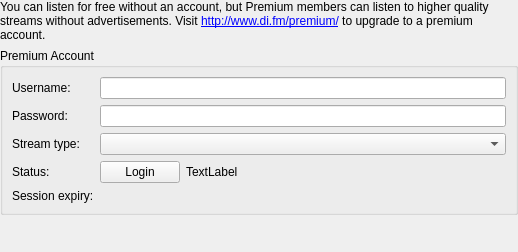
<?xml version="1.0" encoding="UTF-8"?>
<ui version="4.0">
 <class>DigitallyImportedSettings</class>
 <widget class="QWidget" name="DigitallyImportedSettings">
  <property name="geometry">
   <rect>
    <x>0</x>
    <y>0</y>
    <width>518</width>
    <height>252</height>
   </rect>
  </property>
  <property name="windowTitle">
   <string>Form</string>
  </property>
  <layout class="QVBoxLayout" name="verticalLayout">
   <property name="leftMargin">
    <number>0</number>
   </property>
   <property name="topMargin">
    <number>0</number>
   </property>
   <property name="rightMargin">
    <number>0</number>
   </property>
   <property name="bottomMargin">
    <number>0</number>
   </property>
   <item>
    <widget class="QLabel" name="label">
     <property name="text">
      <string>You can listen for free without an account, but Premium members can listen to higher quality streams without advertisements. Visit &lt;a href=&quot;http://www.di.fm/premium/&quot;&gt;http://www.di.fm/premium/&lt;/a&gt; to upgrade to a premium account.</string>
     </property>
     <property name="wordWrap">
      <bool>true</bool>
     </property>
     <property name="openExternalLinks">
      <bool>true</bool>
     </property>
    </widget>
   </item>
   <item>
    <widget class="QGroupBox" name="groupBox">
     <property name="title">
      <string>Premium Account</string>
     </property>
     <layout class="QFormLayout" name="formLayout">
      <item row="0" column="0">
       <widget class="BuddyLabel" name="label_2">
        <property name="text">
         <string>Username:</string>
        </property>
        <property name="buddy">
         <cstring>user</cstring>
        </property>
       </widget>
      </item>
      <item row="0" column="1">
       <widget class="LineEdit" name="user"/>
      </item>
      <item row="1" column="0">
       <widget class="BuddyLabel" name="label_3">
        <property name="text">
         <string>Password:</string>
        </property>
        <property name="buddy">
         <cstring>pass</cstring>
        </property>
       </widget>
      </item>
      <item row="1" column="1">
       <widget class="LineEdit" name="pass">
        <property name="echoMode">
         <enum>QLineEdit::Password</enum>
        </property>
       </widget>
      </item>
      <item row="2" column="0">
       <widget class="BuddyLabel" name="label_4">
        <property name="text">
         <string>Stream type:</string>
        </property>
        <property name="buddy">
         <cstring>audio</cstring>
        </property>
       </widget>
      </item>
      <item row="2" column="1">
       <widget class="QComboBox" name="audio"/>
      </item>
      <item row="3" column="0">
       <widget class="BuddyLabel" name="label_5">
        <property name="text">
         <string>Status:</string>
        </property>
        <property name="buddy">
         <cstring>loginButton</cstring>
        </property>
       </widget>
      </item>
      <item row="3" column="1">
       <layout class="QHBoxLayout" name="horizontalLayout">
        <item>
         <widget class="QPushButton" name="loginButton">
          <property name="sizePolicy">
           <sizepolicy hsizetype="Preferred" vsizetype="Fixed">
            <horstretch>0</horstretch>
            <verstretch>0</verstretch>
           </sizepolicy>
          </property>
          <property name="text">
           <string>Login</string>
          </property>
         </widget>
        </item>
        <item>
         <widget class="QLabel" name="loginStatusLabel">
          <property name="sizePolicy">
           <sizepolicy hsizetype="MinimumExpanding" vsizetype="Preferred">
            <horstretch>0</horstretch>
            <verstretch>0</verstretch>
           </sizepolicy>
          </property>
          <property name="text">
           <string>TextLabel</string>
          </property>
         </widget>
        </item>
       </layout>
      </item>
      <item row="4" column="0">
       <widget class="QLabel" name="expiryLabel">
        <property name="text">
         <string>Session expiry:</string>
        </property>
       </widget>
      </item>
      <item row="4" column="1">
       <widget class="QLabel" name="expiry">
        <property name="sizePolicy">
         <sizepolicy hsizetype="MinimumExpanding" vsizetype="Preferred">
          <horstretch>0</horstretch>
          <verstretch>0</verstretch>
         </sizepolicy>
        </property>
       </widget>
      </item>
     </layout>
    </widget>
   </item>
   <item>
    <spacer name="verticalSpacer">
     <property name="orientation">
      <enum>Qt::Vertical</enum>
     </property>
     <property name="sizeHint" stdset="0">
      <size>
       <width>20</width>
       <height>6</height>
      </size>
     </property>
    </spacer>
   </item>
  </layout>
 </widget>
 <customwidgets>
  <customwidget>
   <class>LineEdit</class>
   <extends>QLineEdit</extends>
   <header>lineedit.h</header>
  </customwidget>
  <customwidget>
   <class>BuddyLabel</class>
   <extends>QLabel</extends>
   <header>buddylabel.h</header>
  </customwidget>
 </customwidgets>
 <resources/>
 <connections/>
</ui>
